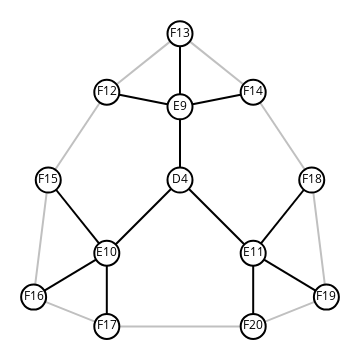

Source (notebook cell):
### Markdown cell above
Sexto grafo:

### Code cell
g6 = load_graph('power-6.gml')

show_graph(g6)

### Figure 1 — Plotly figure (JSON) as saved in the notebook; plotly's stock layout.template omitted (floating-point values rounded to 4 significant figures)
{"data": [{"hoverinfo": "none", "line": {"color": "rgb(192, 192, 192)", "width": 2}, "mode": "lines", "x": [0.25, 0.5, null, 0.25, 0.05, null, 0.5, 0.75, null, 0.75, 0.95, null, 0.05, 0, null, 0, 0.25, null, 0.25, 0.75, null, 0.95, 1, null, 1, 0.75, null], "y": [0.8, 1, null, 0.8, 0.5, null, 1, 0.8, null, 0.8, 0.5, null, 0.5, 0.1, null, 0.1, 0, null, 0, 0, null, 0.5, 0.1, null, 0.1, 0, null]}, {"hoverinfo": "none", "line": {"color": "rgb(0, 0, 0)", "width": 2}, "mode": "lines", "x": [0.5, 0.5, null, 0.5, 0.25, null, 0.5, 0.75, null, 0.5, 0.25, null, 0.5, 0.5, null, 0.5, 0.75, null, 0.25, 0, null, 0.25, 0.25, null, 0.25, 0.05, null, 0.75, 0.95, null, 0.75, 1, null, 0.75, 0.75, null], "y": [0.5, 0.75, null, 0.5, 0.25, null, 0.5, 0.25, null, 0.75, 0.8, null, 0.75, 1, null, 0.75, 0.8, null, 0.25, 0.1, null, 0.25, 0, null, 0.25, 0.5, null, 0.25, 0.5, null, 0.25, 0.1, null, 0.25, 0, null]}, {"hoverinfo": "none", "marker": {"color": "rgb(255, 255, 255)", "line": {"color": "rgb(0, 0, 0)", "width": 2}, "size": 25}, "mode": "markers+text", "text": ["D4", "E9", "E10", "E11", "F12", "F13", "F14", "F15", "F16", "F17", "F18", "F19", "F20"], "textfont": {"color": "rgb(0, 0, 0)"}, "textposition": "middle center", "x": [0.5, 0.5, 0.25, 0.75, 0.25, 0.5, 0.75, 0.05, 0, 0.25, 0.95, 1, 0.75], "y": [0.5, 0.75, 0.25, 0.25, 0.8, 1, 0.8, 0.5, 0.1, 0, 0.5, 0.1, 0]}], "layout": {"height": 360, "margin": {"b": 0, "l": 0, "r": 0, "t": 0}, "showlegend": false, "width": 360, "xaxis": {"showgrid": false, "showticklabels": false, "zeroline": false}, "yaxis": {"showgrid": false, "showticklabels": false, "zeroline": false}}}
